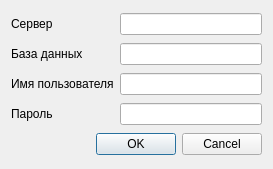
<?xml version="1.0" encoding="UTF-8"?>
<ui version="4.0">
 <class>Form</class>
 <widget class="QDialog" name="Form">
  <property name="geometry">
   <rect>
    <x>0</x>
    <y>0</y>
    <width>273</width>
    <height>169</height>
   </rect>
  </property>
  <property name="windowTitle">
   <string>Соединение с базой данных</string>
  </property>
  <layout class="QGridLayout" name="gridLayout">
   <item row="0" column="0">
    <widget class="QLabel" name="label">
     <property name="text">
      <string>Сервер</string>
     </property>
    </widget>
   </item>
   <item row="0" column="1">
    <widget class="QLineEdit" name="lineHost"/>
   </item>
   <item row="1" column="0">
    <widget class="QLabel" name="label_2">
     <property name="text">
      <string>База данных</string>
     </property>
    </widget>
   </item>
   <item row="1" column="1">
    <widget class="QLineEdit" name="lineBase"/>
   </item>
   <item row="2" column="0">
    <widget class="QLabel" name="label_3">
     <property name="text">
      <string>Имя пользователя</string>
     </property>
    </widget>
   </item>
   <item row="2" column="1">
    <widget class="QLineEdit" name="lineUser"/>
   </item>
   <item row="3" column="0">
    <widget class="QLabel" name="label_4">
     <property name="text">
      <string>Пароль</string>
     </property>
    </widget>
   </item>
   <item row="3" column="1">
    <widget class="QLineEdit" name="linePass">
     <property name="echoMode">
      <enum>QLineEdit::PasswordEchoOnEdit</enum>
     </property>
    </widget>
   </item>
   <item row="4" column="0" colspan="2">
    <widget class="QDialogButtonBox" name="buttonBox">
     <property name="standardButtons">
      <set>QDialogButtonBox::Cancel|QDialogButtonBox::Ok</set>
     </property>
    </widget>
   </item>
  </layout>
 </widget>
 <tabstops>
  <tabstop>linePass</tabstop>
  <tabstop>buttonBox</tabstop>
  <tabstop>lineHost</tabstop>
  <tabstop>lineBase</tabstop>
  <tabstop>lineUser</tabstop>
 </tabstops>
 <resources/>
 <connections/>
</ui>
